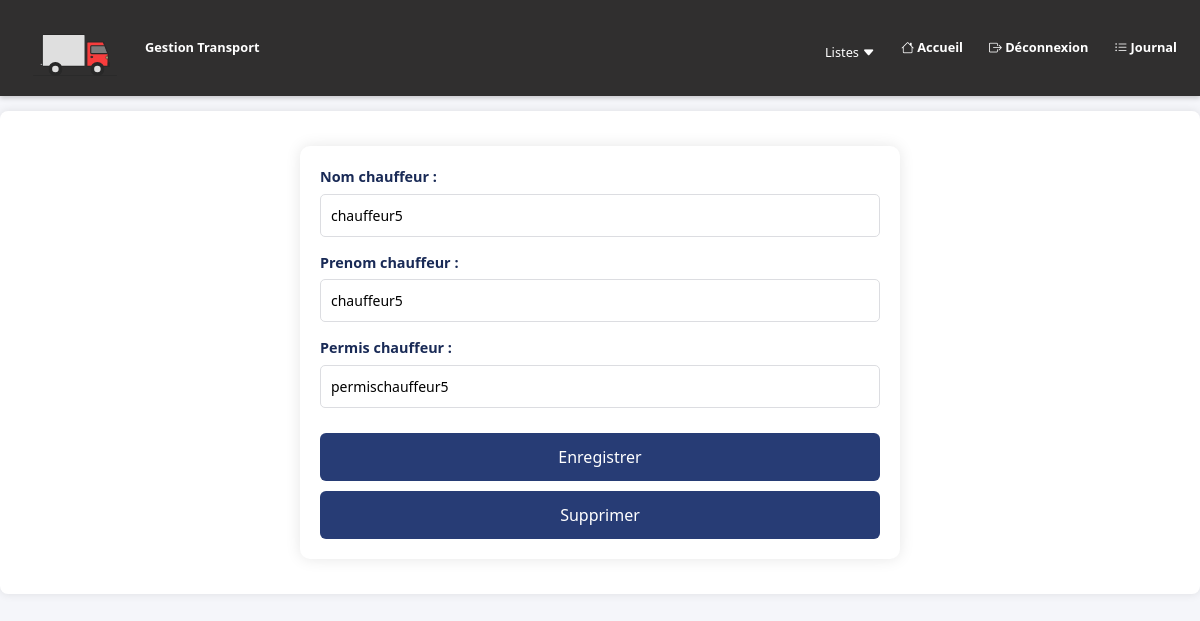
Page /modifier_chauffeur/38/ on the committed database.
### app/models.py (models this page shows, shortened)
class chauffeur(models.Model):
    id_chauffeur = models.AutoField(primary_key=True)
    nom_chauffeur = models.CharField(max_length=50)
    prenom_chauffeur = models.CharField(max_length=50)
    permis_chauffeur = models.CharField(max_length=20, unique=True)
    prestataire = models.ForeignKey('prestataire', on_delete=models.CASCADE, null=True, blank=True)
    qr_code = models.ImageField(upload_to='qr_codes/', blank=True, null=True)

### app/views.py (the view)
# urls.py: path('modifier_chauffeur/<int:id_chauffeur>/', views.modifier_chauffeur, name='modifier_chauffeur'),
def modifier_chauffeur(request, id_chauffeur):
    chauffeur_obj = get_object_or_404(chauffeur, id_chauffeur=id_chauffeur)
    if request.method == 'POST':
        if 'delete' in request.POST:
            chauffeur_obj.delete()
            return redirect('success_message')
        form = ChauffeurForm(request.POST, instance=chauffeur_obj)
        if form.is_valid():
            form.save()
            return redirect('success_message')
    else:
        form = ChauffeurForm(instance=chauffeur_obj)
    return render(request, 'modifier_chauffeur.html', {'form': form})

### app/forms.py
class ChauffeurForm(forms.ModelForm):
    class Meta:
        model = chauffeur
        fields = ['nom_chauffeur', 'prenom_chauffeur', 'permis_chauffeur']

### app/templates/modifier_chauffeur.html (shortened to what this page needs)
{% extends "base.html" %}
{% block content %}
<form method="post">
  {{ form.as_p }}
  <button type="submit">Enregistrer</button>
  <button type="submit" name="delete"
          onclick="return confirm('Voulez-vous vraiment supprimer ce chauffeur ?');">
    Supprimer
  </button>
</form>
{% endblock %}

### app/templates/base.html (style rules this page uses)
body { font-family: 'Segoe UI', Tahoma, Geneva, Verdana, sans-serif; background-color: #f5f6fa; color: #2f3640; margin: 0; padding: 0; padding-bottom: 20px; overflow-x: hidden; }
form { max-width: 600px; margin: 20px auto; background-color: #fff; padding: 20px; border-radius: 10px; box-shadow: 0 0 15px rgba(0, 0, 0, 0.1); }
form p { margin-bottom: 15px; }
label { font-weight: 600; display: block; margin-bottom: 6px; color: #192a56; font-size: 0.9rem; }
input, select, textarea { width: 100%; padding: 10px; border: 1px solid #dcdde1; border-radius: 5px; box-sizing: border-box; font-size: 14px; transition: 0.3s; }
button { padding: 12px; border: none; border-radius: 6px; cursor: pointer; font-size: 16px; margin-top: 10px; width: 100%; transition: 0.3s ease; background-color: #273c75; color: white; }

### rows in the picture
chauffeur: nom_chauffeur "chauffeur5", prenom_chauffeur "chauffeur5", permis_chauffeur "permischauffeur5"
